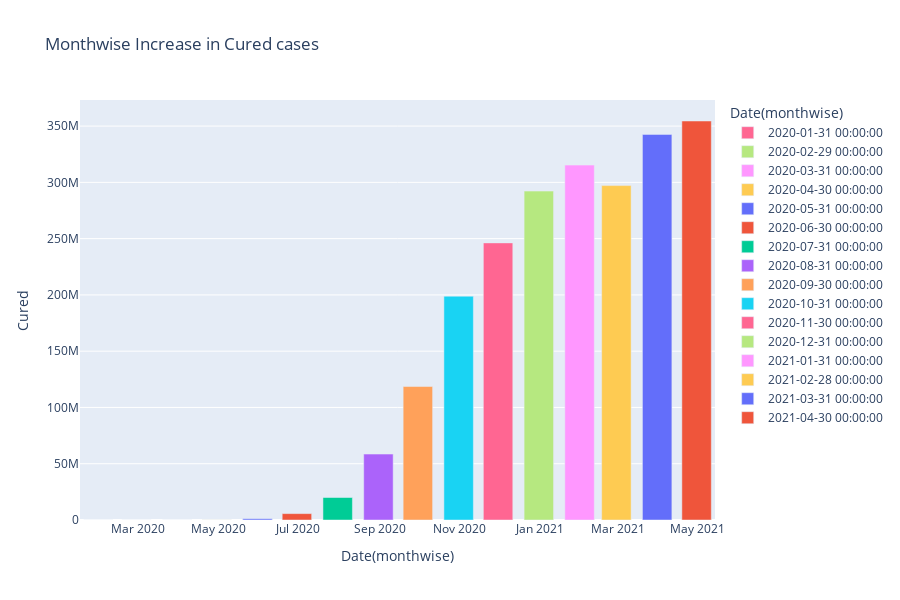

The code cell stored with this chart in its notebook:
### Markdown cell above
### Monthwise - Cured Cases

### Code cell
fig = px.bar(month_wise, x='Date', y='Cured',
             hover_data=['Confirmed', 'Deaths'], color='Date',
             labels={'Date':'Date(monthwise)'}, height=600,
             title="Monthwise Increase in Cured cases")
fig.show()

### Figure 1 — Plotly figure (JSON) as saved in the notebook; plotly's stock layout.template omitted (floating-point values rounded to 4 significant figures)
{"data": [{"alignmentgroup": "True", "customdata": [[2, 0]], "hovertemplate": "Date(monthwise)=%{x}<br>Cured=%{y}<br>Confirmed=%{customdata[0]}<br>Deaths=%{customdata[1]}<extra></extra>", "legendgroup": "2020-01-31 00:00:00", "marker": {"color": "#FF6692"}, "name": "2020-01-31 00:00:00", "offsetgroup": "2020-01-31 00:00:00", "orientation": "v", "showlegend": true, "textposition": "auto", "type": "bar", "x": ["2020-01-31T00:00:00"], "xaxis": "x", "y": [0], "yaxis": "y"}, {"alignmentgroup": "True", "customdata": [[86, 0]], "hovertemplate": "Date(monthwise)=%{x}<br>Cured=%{y}<br>Confirmed=%{customdata[0]}<br>Deaths=%{customdata[1]}<extra></extra>", "legendgroup": "2020-02-29 00:00:00", "marker": {"color": "#B6E880"}, "name": "2020-02-29 00:00:00", "offsetgroup": "2020-02-29 00:00:00", "orientation": "v", "showlegend": true, "textposition": "auto", "type": "bar", "x": ["2020-02-29T00:00:00"], "xaxis": "x", "y": [0], "yaxis": "y"}, {"alignmentgroup": "True", "customdata": [[9687, 202]], "hovertemplate": "Date(monthwise)=%{x}<br>Cured=%{y}<br>Confirmed=%{customdata[0]}<br>Deaths=%{customdata[1]}<extra></extra>", "legendgroup": "2020-03-31 00:00:00", "marker": {"color": "#FF97FF"}, "name": "2020-03-31 00:00:00", "offsetgroup": "2020-03-31 00:00:00", "orientation": "v", "showlegend": true, "textposition": "auto", "type": "bar", "x": ["2020-03-31T00:00:00"], "xaxis": "x", "y": [808], "yaxis": "y"}, {"alignmentgroup": "True", "customdata": [[422442, 13270]], "hovertemplate": "Date(monthwise)=%{x}<br>Cured=%{y}<br>Confirmed=%{customdata[0]}<br>Deaths=%{customdata[1]}<extra></extra>", "legendgroup": "2020-04-30 00:00:00", "marker": {"color": "#FECB52"}, "name": "2020-04-30 00:00:00", "offsetgroup": "2020-04-30 00:00:00", "orientation": "v", "showlegend": true, "textposition": "auto", "type": "bar", "x": ["2020-04-30T00:00:00"], "xaxis": "x", "y": [75443], "yaxis": "y"}, {"alignmentgroup": "True", "customdata": [[2938234, 89834]], "hovertemplate": "Date(monthwise)=%{x}<br>Cured=%{y}<br>Confirmed=%{customdata[0]}<br>Deaths=%{customdata[1]}<extra></extra>", "legendgroup": "2020-05-31 00:00:00", "marker": {"color": "#636efa"}, "name": "2020-05-31 00:00:00", "offsetgroup": "2020-05-31 00:00:00", "orientation": "v", "showlegend": true, "textposition": "auto", "type": "bar", "x": ["2020-05-31T00:00:00"], "xaxis": "x", "y": [1133341], "yaxis": "y"}, {"alignmentgroup": "True", "customdata": [[10558374, 319690]], "hovertemplate": "Date(monthwise)=%{x}<br>Cured=%{y}<br>Confirmed=%{customdata[0]}<br>Deaths=%{customdata[1]}<extra></extra>", "legendgroup": "2020-06-30 00:00:00", "marker": {"color": "#EF553B"}, "name": "2020-06-30 00:00:00", "offsetgroup": "2020-06-30 00:00:00", "orientation": "v", "showlegend": true, "textposition": "auto", "type": "bar", "x": ["2020-06-30T00:00:00"], "xaxis": "x", "y": [5668946], "yaxis": "y"}, {"alignmentgroup": "True", "customdata": [[31726501, 793511]], "hovertemplate": "Date(monthwise)=%{x}<br>Cured=%{y}<br>Confirmed=%{customdata[0]}<br>Deaths=%{customdata[1]}<extra></extra>", "legendgroup": "2020-07-31 00:00:00", "marker": {"color": "#00cc96"}, "name": "2020-07-31 00:00:00", "offsetgroup": "2020-07-31 00:00:00", "orientation": "v", "showlegend": true, "textposition": "auto", "type": "bar", "x": ["2020-07-31T00:00:00"], "xaxis": "x", "y": [19980130], "yaxis": "y"}, {"alignmentgroup": "True", "customdata": [[80749620, 1553468]], "hovertemplate": "Date(monthwise)=%{x}<br>Cured=%{y}<br>Confirmed=%{customdata[0]}<br>Deaths=%{customdata[1]}<extra></extra>", "legendgroup": "2020-08-31 00:00:00", "marker": {"color": "#ab63fa"}, "name": "2020-08-31 00:00:00", "offsetgroup": "2020-08-31 00:00:00", "orientation": "v", "showlegend": true, "textposition": "auto", "type": "bar", "x": ["2020-08-31T00:00:00"], "xaxis": "x", "y": [58580895], "yaxis": "y"}, {"alignmentgroup": "True", "customdata": [[149113758, 2443374]], "hovertemplate": "Date(monthwise)=%{x}<br>Cured=%{y}<br>Confirmed=%{customdata[0]}<br>Deaths=%{customdata[1]}<extra></extra>", "legendgroup": "2020-09-30 00:00:00", "marker": {"color": "#FFA15A"}, "name": "2020-09-30 00:00:00", "offsetgroup": "2020-09-30 00:00:00", "orientation": "v", "showlegend": true, "textposition": "auto", "type": "bar", "x": ["2020-09-30T00:00:00"], "xaxis": "x", "y": [118592934], "yaxis": "y"}, {"alignmentgroup": "True", "customdata": [[226770312, 3457615]], "hovertemplate": "Date(monthwise)=%{x}<br>Cured=%{y}<br>Confirmed=%{customdata[0]}<br>Deaths=%{customdata[1]}<extra></extra>", "legendgroup": "2020-10-31 00:00:00", "marker": {"color": "#19d3f3"}, "name": "2020-10-31 00:00:00", "offsetgroup": "2020-10-31 00:00:00", "orientation": "v", "showlegend": true, "textposition": "auto", "type": "bar", "x": ["2020-10-31T00:00:00"], "xaxis": "x", "y": [198824412], "yaxis": "y"}, {"alignmentgroup": "True", "customdata": [[264556412, 3894165]], "hovertemplate": "Date(monthwise)=%{x}<br>Cured=%{y}<br>Confirmed=%{customdata[0]}<br>Deaths=%{customdata[1]}<extra></extra>", "legendgroup": "2020-11-30 00:00:00", "marker": {"color": "#FF6692"}, "name": "2020-11-30 00:00:00", "offsetgroup": "2020-11-30 00:00:00", "orientation": "v", "showlegend": true, "textposition": "auto", "type": "bar", "x": ["2020-11-30T00:00:00"], "xaxis": "x", "y": [246213201], "yaxis": "y"}, {"alignmentgroup": "True", "customdata": [[307177353, 4457379]], "hovertemplate": "Date(monthwise)=%{x}<br>Cured=%{y}<br>Confirmed=%{customdata[0]}<br>Deaths=%{customdata[1]}<extra></extra>", "legendgroup": "2020-12-31 00:00:00", "marker": {"color": "#B6E880"}, "name": "2020-12-31 00:00:00", "offsetgroup": "2020-12-31 00:00:00", "orientation": "v", "showlegend": true, "textposition": "auto", "type": "bar", "x": ["2020-12-31T00:00:00"], "xaxis": "x", "y": [292244085], "yaxis": "y"}, {"alignmentgroup": "True", "customdata": [[326469747, 4709167]], "hovertemplate": "Date(monthwise)=%{x}<br>Cured=%{y}<br>Confirmed=%{customdata[0]}<br>Deaths=%{customdata[1]}<extra></extra>", "legendgroup": "2021-01-31 00:00:00", "marker": {"color": "#FF97FF"}, "name": "2021-01-31 00:00:00", "offsetgroup": "2021-01-31 00:00:00", "orientation": "v", "showlegend": true, "textposition": "auto", "type": "bar", "x": ["2021-01-31T00:00:00"], "xaxis": "x", "y": [315332019], "yaxis": "y"}, {"alignmentgroup": "True", "customdata": [[305631803, 4359434]], "hovertemplate": "Date(monthwise)=%{x}<br>Cured=%{y}<br>Confirmed=%{customdata[0]}<br>Deaths=%{customdata[1]}<extra></extra>", "legendgroup": "2021-02-28 00:00:00", "marker": {"color": "#FECB52"}, "name": "2021-02-28 00:00:00", "offsetgroup": "2021-02-28 00:00:00", "orientation": "v", "showlegend": true, "textposition": "auto", "type": "bar", "x": ["2021-02-28T00:00:00"], "xaxis": "x", "y": [297133802], "yaxis": "y"}, {"alignmentgroup": "True", "customdata": [[356305616, 4935253]], "hovertemplate": "Date(monthwise)=%{x}<br>Cured=%{y}<br>Confirmed=%{customdata[0]}<br>Deaths=%{customdata[1]}<extra></extra>", "legendgroup": "2021-03-31 00:00:00", "marker": {"color": "#636efa"}, "name": "2021-03-31 00:00:00", "offsetgroup": "2021-03-31 00:00:00", "orientation": "v", "showlegend": true, "textposition": "auto", "type": "bar", "x": ["2021-03-31T00:00:00"], "xaxis": "x", "y": [342610397], "yaxis": "y"}, {"alignmentgroup": "True", "customdata": [[403521171, 4927136]], "hovertemplate": "Date(monthwise)=%{x}<br>Cured=%{y}<br>Confirmed=%{customdata[0]}<br>Deaths=%{customdata[1]}<extra></extra>", "legendgroup": "2021-04-30 00:00:00", "marker": {"color": "#EF553B"}, "name": "2021-04-30 00:00:00", "offsetgroup": "2021-04-30 00:00:00", "orientation": "v", "showlegend": true, "textposition": "auto", "type": "bar", "x": ["2021-04-30T00:00:00"], "xaxis": "x", "y": [354518894], "yaxis": "y"}], "layout": {"barmode": "relative", "height": 600, "legend": {"title": {"text": "Date(monthwise)"}, "tracegroupgap": 0}, "title": {"text": "Monthwise Increase in Cured cases"}, "xaxis": {"anchor": "y", "categoryarray": [1580428800000000000, 1582934400000000000, 1585612800000000000, 1588204800000000000, 1590883200000000000, 1593475200000000000, 1596153600000000000, 1598832000000000000, 1601424000000000000, 1604102400000000000, 1606694400000000000, 1609372800000000000, 1612051200000000000, 1614470400000000000, 1617148800000000000, 1619740800000000000], "categoryorder": "array", "domain": [0, 1], "title": {"text": "Date(monthwise)"}}, "yaxis": {"anchor": "x", "domain": [0, 1], "title": {"text": "Cured"}}}}
